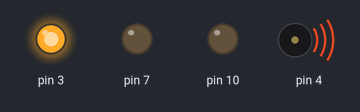
The sketch below on a simulated Arduino Uno, built with avr-gcc and run on an emulated ATmega328P. On the bench: output pins drawn as LEDs (lit = HIGH), buzzer (waves = sounding). Pins used as bus, display or sensor lines are not drawn.

Above: at 0.5 s.
At 1.5 s:
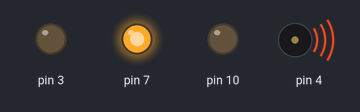
At 5.5 s:
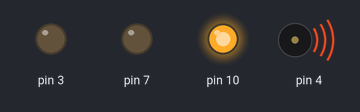
Timing chart, 0 to 6.9 s (numbered marks = the images above):
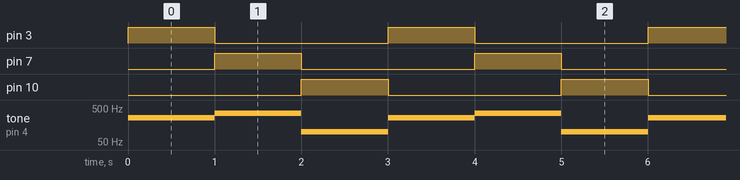

The sketch:

buzzare_Traffic.ino
```cpp
void setup() {
  pinMode(3,OUTPUT);
  pinMode(4,OUTPUT);
  pinMode(7,OUTPUT);
  pinMode(10,OUTPUT);


}

void loop() {
  digitalWrite(3,HIGH);
  digitalWrite(4,HIGH);
  tone(4,262,1000);

  delay(1000);
  digitalWrite(3,LOW);
  digitalWrite(7,HIGH);
  tone(4,350,1000);

  delay(1000);

  digitalWrite(3,LOW);
  digitalWrite(7,LOW);
  digitalWrite(10,HIGH);
  tone(4,100,1000);

   delay(1000);

  digitalWrite(7,LOW);
  digitalWrite(4,LOW);
   digitalWrite(10,LOW);

}
```

Measured:
- by itself, pin 3, pin 7, pin 10: alternates HIGH for 1.0 s and LOW for 2.0 s
- by itself, tone on pin 4: repeats every 3.0 s: 350 Hz 1.0 s, 100 Hz 1.0 s, 262 Hz 1.0 s
